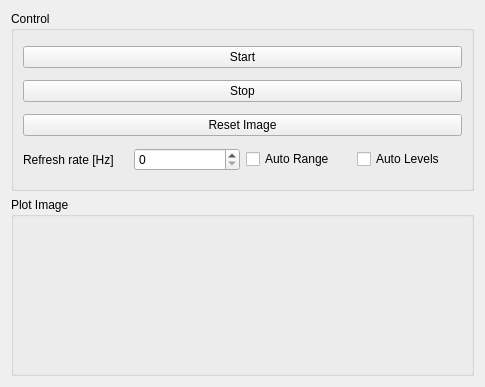
<?xml version="1.0" encoding="UTF-8"?>
<ui version="4.0">
 <class>Form</class>
 <widget class="QWidget" name="Form">
  <property name="enabled">
   <bool>true</bool>
  </property>
  <property name="geometry">
   <rect>
    <x>0</x>
    <y>0</y>
    <width>485</width>
    <height>387</height>
   </rect>
  </property>
  <property name="windowTitle">
   <string>Form</string>
  </property>
  <layout class="QGridLayout" name="gridLayout">
   <property name="sizeConstraint">
    <enum>QLayout::SetNoConstraint</enum>
   </property>
   <item row="0" column="0">
    <widget class="QGroupBox" name="control_groupBox">
     <property name="title">
      <string>Control</string>
     </property>
     <layout class="QVBoxLayout" name="verticalLayout">
      <property name="sizeConstraint">
       <enum>QLayout::SetNoConstraint</enum>
      </property>
      <item>
       <widget class="QPushButton" name="pushButton_start">
        <property name="text">
         <string>Start</string>
        </property>
       </widget>
      </item>
      <item>
       <widget class="QPushButton" name="pushButton_stop">
        <property name="text">
         <string>Stop</string>
        </property>
       </widget>
      </item>
      <item>
       <widget class="QPushButton" name="pushButton_reset">
        <property name="text">
         <string>Reset Image</string>
        </property>
       </widget>
      </item>
      <item>
       <layout class="QHBoxLayout" name="horizontalLayout">
        <item>
         <widget class="QLabel" name="label">
          <property name="text">
           <string>Refresh rate [Hz]</string>
          </property>
         </widget>
        </item>
        <item>
         <widget class="QSpinBox" name="spinBox"/>
        </item>
        <item>
         <widget class="QCheckBox" name="checkBox_autorange">
          <property name="text">
           <string>Auto Range</string>
          </property>
         </widget>
        </item>
        <item>
         <widget class="QCheckBox" name="checkBox_autolevels">
          <property name="text">
           <string>Auto Levels</string>
          </property>
         </widget>
        </item>
       </layout>
      </item>
     </layout>
    </widget>
   </item>
   <item row="1" column="0">
    <widget class="QGroupBox" name="plot_groupBox">
     <property name="enabled">
      <bool>true</bool>
     </property>
     <property name="title">
      <string>Plot Image</string>
     </property>
     <layout class="QVBoxLayout" name="verticalLayout_3"/>
    </widget>
   </item>
  </layout>
 </widget>
 <resources/>
 <connections/>
</ui>
